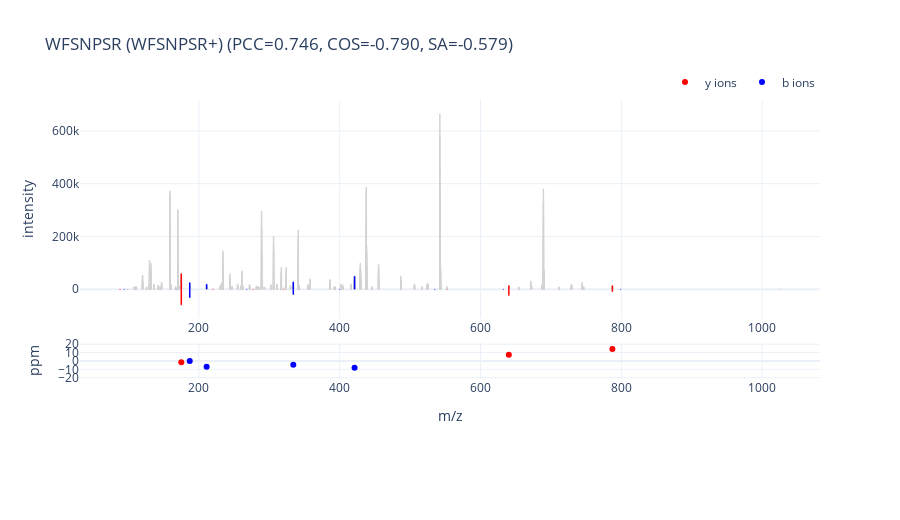

Notebook code for this chart:
### Code cell
# With no tuned model
seq_df = get_seq_df(no_tuned_result_psm, seq_to_plot, mods, mod_sites, charge, nce)

spec_idx, pcc, raw_name = get_spec_idx(seq_df,-1)
selected_peptide = psm_df[(psm_df.spec_idx==spec_idx)&(psm_df.raw_name==raw_name)].reset_index()

peptide = predict_one_peptide(selected_peptide, no_tuned_modelMans)
frag_to_plot = get_frag_to_plot(peptide)
fig = mirror_plot(raw_data[spec_idx], frag_to_plot, f"{selected_peptide['sequence'].values[0]} ({selected_peptide['sequence'].values[0]}+)", metrics=['PCC', 'COS', 'SA'])
fig.show()
